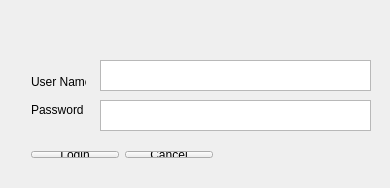
<?xml version="1.0" encoding="UTF-8"?>
<ui version="4.0">
 <class>LoginWindow</class>
 <widget class="QMainWindow" name="LoginWindow">
  <property name="geometry">
   <rect>
    <x>0</x>
    <y>0</y>
    <width>390</width>
    <height>188</height>
   </rect>
  </property>
  <property name="windowTitle">
   <string>LoginWindow</string>
  </property>
  <widget class="QWidget" name="centralWidget">
   <widget class="QTextEdit" name="pwordTxtBox">
    <property name="geometry">
     <rect>
      <x>100</x>
      <y>100</y>
      <width>271</width>
      <height>31</height>
     </rect>
    </property>
   </widget>
   <widget class="QTextEdit" name="nameTxtBox">
    <property name="geometry">
     <rect>
      <x>100</x>
      <y>60</y>
      <width>271</width>
      <height>31</height>
     </rect>
    </property>
   </widget>
   <widget class="QWidget" name="layoutWidget_3">
    <property name="geometry">
     <rect>
      <x>20</x>
      <y>60</y>
      <width>77</width>
      <height>71</height>
     </rect>
    </property>
    <layout class="QVBoxLayout" name="verticalLayout_2">
     <item>
      <widget class="QLabel" name="userLabel_2">
       <property name="text">
        <string>User Name</string>
       </property>
      </widget>
     </item>
     <item>
      <widget class="QLabel" name="pwordLabel_2">
       <property name="text">
        <string>Password</string>
       </property>
      </widget>
     </item>
    </layout>
   </widget>
   <widget class="QWidget" name="layoutWidget_4">
    <property name="geometry">
     <rect>
      <x>20</x>
      <y>140</y>
      <width>204</width>
      <height>29</height>
     </rect>
    </property>
    <layout class="QGridLayout" name="gridLayout_2">
     <item row="0" column="0">
      <widget class="QPushButton" name="loginBtn">
       <property name="text">
        <string>Login</string>
       </property>
      </widget>
     </item>
     <item row="0" column="1">
      <widget class="QPushButton" name="cancelBtn">
       <property name="text">
        <string>Cancel</string>
       </property>
      </widget>
     </item>
    </layout>
   </widget>
   <widget class="QLabel" name="welcomeLabel">
    <property name="geometry">
     <rect>
      <x>86</x>
      <y>-1</y>
      <width>221</width>
      <height>51</height>
     </rect>
    </property>
    <property name="text">
     <string/>
    </property>
   </widget>
  </widget>
  <action name="actionExit">
   <property name="text">
    <string>Exit</string>
   </property>
  </action>
 </widget>
 <layoutdefault spacing="6" margin="11"/>
 <resources/>
 <connections/>
</ui>
